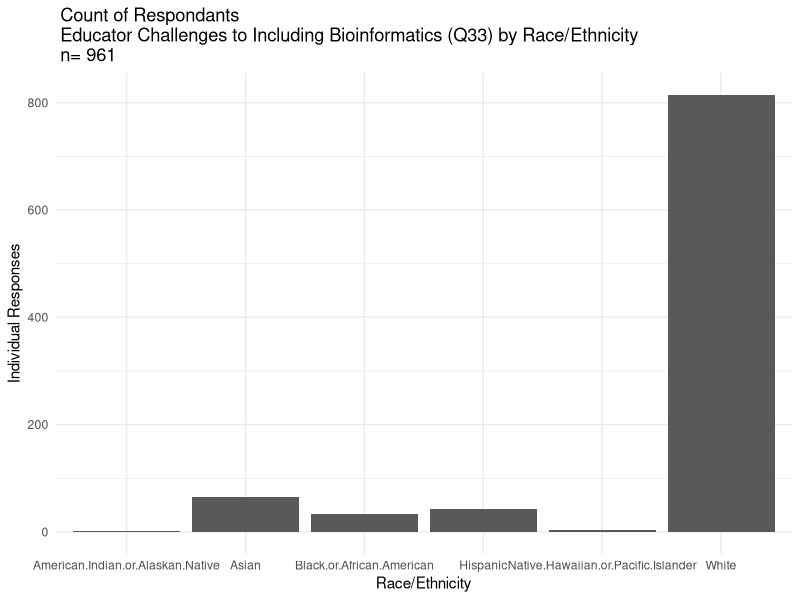

This chart was generated by the following R code: (Note: this script raises an error after producing the figure.)
# load required libraries
require(ggplot2)
require(tidyverse)
require(reshape2)
require(pwr)
require(gplots)
require(corrplot)

############ LOAD THE PREPARED SURVEY DATA ###########################################
#read in cleaned dataframe "decoded_df_w_ethnicity.csv"
master.df <- read_csv("../../data_cleaning_scripts/05_adjust_ethnicities/output/decoded_df_w_ethnicity.csv")

############# MANUAL!!!! SET 1st SET OF MANUAL VARIABLES  #############################

# set the variable (Question) that will be analyzed: "COLUMN_NAME"
category.column.name <- "tracked_ethnicities"

# set a 'nice' (e.g. human readable) name to describe this category: "Category (Q#)"
category.column.name.nice <- "Race/Ethnicity"

# set a 'safe name' for naming variables: "Q#_category_category"
category.column.name.safe <- "race_ethnicity"

# set a 'short' for naming filename variables: "Q#_category"
category.column.name.short <- "Q15_ethnicity"

#set a nice name in upper and lower case that describes the category kinds 
#(e.g. gender, institution type): ""

category.nice.name.caps <- "Race and Ethnicity"
category.nice.name.lower <- "race and ethnicity"
############# GET CATEGORIES TO ANALYZE  ##############################################
#All questions are analyzed by a stratafying category (e.g. gender)

#subset the category column
category.column.subset <-  master.df[[category.column.name]]
#Get the levels (possible answers) within that catagories
category.levels <- levels(as.factor(category.column.subset))

############# MANUAL!!!! SET 2nd SET OF MANUAL VARIABLES  #############################

#Set levels to retain ( excluding for example responses such as 'Don't Know or 'NA')
# select the range of values within catagory.levels to use (e.g. category.levels[1:4])
category.levels <- category.levels[1:6]

#######################################################################################

# Reset the category subset
category.column.subset <-  master.df[[category.column.name]]



############ TEMPLATE VARIABLES    ############################
# These variables should not change and are specific to a template that analyzes a particular question
# Q38 Variables

#Names
# variable (Question) that will be analyzed ("COLUMN_NAME)
question.column.name <- "Q33_In.your.opinion..what.do.you.think.are.the.most.important.challenges.currently.facing.those.educa..."
# subsetting variable for this column (e.g master.df$COLUMN_NAME)
question.column.name.nice <- "Educator Challenges to Including Bioinformatics (Q33)"
# 'nice name' to describe this question
question.column.name.safe <- "Q33_educator_challenges"
# 'short name' to describe this question
question.column.name.short <- "Q33_edu_challenges"
# 'safe name' for naming variables
question.column.subset <- master.df[[question.column.name]]


########## Cleaning Steps ###################################################

#remove respondants not in US/Puerto Rico
remove.non.us.repondants <- function(df){
  countries <- c("United States","Puerto Rico")
  df <- df%>%
    filter(Country_Country %in% countries )
  return(df)
}

master.df.us.only <- remove.non.us.repondants(master.df)

# We will only analyze data that match the category.levels you have selected
# assuming you removed NA's or 'Don't knows, we will only analyze data for 
# respondants for which we have a response to the stratfying category

remove.non.relavant.repondants <- function(df){
  responses <- c("United States","Puerto Rico")
  df <- df%>%
    filter_(lazyeval::interp(quote(x %in% y), x=as.name(category.column.name), y=category.levels))
  return(df)
}

relavant.respondants.df <- remove.non.relavant.repondants(master.df.us.only)

#RESET SUBSET VALUES
category.column.subset <- relavant.respondants.df[[category.column.name]]
question.column.subset <- relavant.respondants.df[[question.column.name]]


############# column selection #################################################


category.raw.scored.columns <- c("Q33_Faculty...No.Expertise.Training", 
                                 "Q33_Facutly...Time",
                                 "Q33_Faculty...Differences.of.opinion", 
                                 "Q33_Faculty...Content.Development", 
                                 "Q33_Faculty...Not.enough.Faculty", 
                                 "Q33_Facilities...Computer.Labs.limited.or.not.available", 
                                 "Q33_Facilities...Computers.are.too.old..inadequate",
                                 "Q33_Resources...Acces.to.Approp..Software", 
                                 "Q33_Resources...Funding..general.",
                                 "Q33_Resources...Funding..software.License.fees.", 
                                 "Q33_Student.Issues...Lack.Approp.Background.Knowledge.Skills", 
                                 "Q33_Student.Issues...No.interest.in.Bioinf", 
                                 "Q33_Student.issues...Intimidated.by.topic", 
                                 "Q33_Student.Isses...Multitude.of.varying.student.backgrounds", 
                                 "Q33_Student.Issues...Lack.Basic.Computing.Knowledge", 
                                 "Q33_Student.Issues...Career.prospects", 
                                 "Q33_Curric.Issues...Lack.of.integration.of.maerial", 
                                 "Q33_Curric.Isues...To.much.conent.in.Life.Sci.curric", 
                                 "Q33_Curric.Issues...How.quickly.the.material.tech.changes",
                                 "Q33_Curriculum...Access.to.developed.Bioinf.Lesson.Plans.Bioinf.Curric", 
                                 "Q33_Curric.Issues...Making.Comp.Sci.courses.consistently.relevant", 
                                 "Q33_Curric.Issues...To.much.curric.influence.from.Professional.schools", 
                                 "Q33_Inst.Dept.Support...Inter.Departmental.Cooperation", 
                                 "Q33_Inst.Dept.Support...No.IT.support", 
                                 category.column.name)

category.raw.scored.df <- relavant.respondants.df%>%
  select(one_of(category.raw.scored.columns))

# Create a set of nice names for these columns

category.raw.scored.columns.nice.names <- c("Faculty Issues: Expertise/training", 
                                            "Faculty Issues: Time",
                                            "Faculty Issues: Differences of opinion",
                                            "Faculty Issues: Content development",
                                            "Faculty Issues: Too few faculty",
                                            "Faculities Issues: Access to computer labs",
                                            "Faculities Issues: Inadaquate computers",
                                            "Resource Issues: Access to software",
                                            "Resource Issues: Funding",
                                            "Resource Issues: Software/license fees",
                                            "Student Issues: Lack of background skills/knowledge",
                                            "Student Issues: Lack of interest",
                                            "Student Issues: Intimidated by topic",
                                            "Student Issues: Varying student backrounds",
                                            "Student Issues: Lack of basic computing skills",
                                            "Student Issues: Career prospects",
                                            "Curriculum Issues: Lack of integration", 
                                            "Curriculum Issues: Too much content", 
                                            "Curriculum Issues: Quickly changing technologies", 
                                            "Curriculum Issues: Access to bioinformatics lesson plans/curriculum", 
                                            "Curriculum Issues: Difficulty establishing relevance", 
                                            "Curriculum Issues: Influence from professional schools",
                                            "Institutional Issues: Lack of inter-departmental cooperation",
                                            "Institutional Issues: Lack of IT support")
                                            
# Select the reduced columns (columns where coded responses have been summarized into
# binary values (1 = at least one faculty issue reported , 0 = no faculty issues reported


category.reduced.columns <- c("q33_Curriculum_issues_reduced",
         					  "q33_Faculty_issues_reduced",
         					  "q33_Facility_issues_reduced",
         				   	  "q33_Resources_issues_reduced",
         				      "q33_Student_issues_reduced",
         				      "q33_Institutional_issues_reduced",
                              category.column.name)

category.reduced.df<- relavant.respondants.df%>%
  select(one_of(category.reduced.columns))

# create a set of nice names

category.reduced.columns.nice.names <- c("Curriculum Issues",
                                        "Faculty Issues", 
                                        "Facility Issues", 
                                        "Resources Issues",
                                        "Student Issues", 
                                        "Institutional Issues")




######### CREATE DIRECTORIES #########################################################

#Create directory for table outputs

table.dir.path <- paste("./analysis_of",
                        question.column.name.safe, 
                        "by",
                        category.column.name.safe,
                        "/output_tables/",
                        sep = "_"
)
plot.dir.path <- paste("./analysis_of",
                       question.column.name.safe, 
                       "by",
                       category.column.name.safe,
                       "/output_plots/",
                       sep = "_"
)

#Create folders and start a ReadMe for this analysis
dir.create(table.dir.path, recursive = TRUE)
dir.create(plot.dir.path, recursive = TRUE)



############ MANUAL!!!!  CREATE A SET OF NICE NAMES FOR PLOTTING #######################
# Create a dataframe of your selected catagories and assign them easy-to-interprit names

#Nice names data frame - create a datframe of nice names for your categories, you must
#complete the df for all of the categories
#example:
#category.df <- data.frame ("Associates"= category.levels[1], 
#                           "Baccalaureate" = category.levels[2] , 
#                           "Masters" = category.levels[3] , 
#                           "Doctoral" = category.levels[4], 
#                           stringsAsFactors = FALSE)


category.df <- data.frame ("American Indian or Alaskan Native"= category.levels[1],
                           "Asian" = category.levels[2], 
                           "Black or African American" = category.levels[3], 
                           "Hispanic" = category.levels[4],
                           "Native Hawaiian or Pacific Islander"= category.levels[5], 
                           "White" = category.levels[6],
                           stringsAsFactors = FALSE)

######### DATA FRAME FORMATTING AND CLEANING STEPS  ###################################

#Create and format nice name dataframe
nice.names.df <- data.frame(t(category.df))
nice.names.df$rownames <- rownames(nice.names.df)
rownames(nice.names.df) <- nice.names.df$t.category.df.
nice.names.df$rownames <- as.character(nice.names.df$rownames)
nice.category.names <- nice.names.df$rownames

# The first row of category.df contains the original value of the category level, rename row
rownames(category.df)[1] <- "category_key"

#Create a blank row that will will come in handy later for storing other values
category.df.blank <- category.df
category.df.blank[2,] <- NA

########## ANALYSIS FUNCTIONS ########################################################
# The remainder of this script should not change based on the question or category

### count responses
# Determine how many respondents identifed in the accepted stratafying categories 
# (e.g. how many identifed as male or female)


num.cat.respondants <- function(df,
                                category.df.blank, 
                                category.column.subset,
                                table.dir.path,
                                question.column.name.safe){

  # Craate a df to hold the response counts
  response.counts.by.category <- category.df.blank
  rownames(response.counts.by.category)[2] <- "response_count"
  
  #use dplyr filter to find all rows in the matser df that match your chosen category levels
  # which in our df are the row 1 category keys. 
  
  for (category in colnames(response.counts.by.category)) {
    response.counts.by.category["response_count",category] <- df%>%
      # filter pipe below will return counts for all respondants that match the category
      filter(category.column.subset == response.counts.by.category["category_key",category])%>%
      count()
  }
  
  response.counts.by.category.filename <- paste(table.dir.path,
                                                "count_of_responses_to_", 
                                                question.column.name.short, 
                                                ".csv", 
                                                sep = "")
  write.csv(response.counts.by.category, file = response.counts.by.category.filename)
  
  # 2. Calculate "overall n" for the stratifying category - these are the number of respondants 
  # who answered to your chosen category, and who will be analyzed 
  
  n.respondants <- sum(as.numeric(response.counts.by.category["response_count",]))
  
  return(list(n.respondants = n.respondants,
              response.counts.by.category = response.counts.by.category))
}


# calculate number of respondants who identified within a stratfying category and write to file
n.respondants.object <- num.cat.respondants(category.raw.scored.df,
                                      category.df.blank, 
                                      category.column.subset,
                                      table.dir.path,
                                      question.column.name.safe)

n.respondants <- as.numeric(n.respondants.object[1])
response.counts.by.category <-as.data.frame(n.respondants.object[2])


##### PLOTTING SUMMMARY STATISTICS FUNCTION ############


plot.summary.statistics <- function(df,
                                    nice.names.df,
                                    category.column.name.nice,
                                    question.column.name.nice,
                                    question.column.name.safe,
                                    category.column.name.safe){
  # reshape the data for plotting and convert value to numeric types
  summary.response.df <- response.counts.by.category["response_count",]
  summary.response.df <- melt(as.matrix(summary.response.df))
  summary.response.df[,"value"] <- as.numeric(as.character(summary.response.df$value))
  
  # ggplot barplot 
  categories <- nice.category.names 
  summary.response.df%>%
  ggplot()+
    aes(x=Var2, y=value)+
    geom_bar(stat="identity", 
             position = "dodge")+
    ylab("Individual Responses")+
    xlab(category.column.name.nice)+
    scale_x_discrete(labels = categories )+
    ggtitle(paste(" Count of Respondants\n",
                  question.column.name.nice,
                  "by",
                  category.column.name.nice, 
                  "\n n=",
                  n.respondants))+
    theme_minimal()
                             
  
  summary.response.plotname <- paste("count_of_respondants",
                                     question.column.name.short,
                                     "by",
                                     category.column.name.short,
                                     ".png",
                                     sep = "_")
  
  ggsave(paste(plot.dir.path, summary.response.plotname, sep= ""), 
         width = 13.8, 
         height = 8.81, 
         units = "in")
  
}

#generate the summary statistic plot
plot.summary.statistics(response.counts.by.category,
                        nice.names.df,
                        category.column.name.nice,
                        question.column.name.nice,
                        question.column.name.safe,
                        category.column.name.safe)







######### RAW SCORE ANALYSIS #############################################################################

#Generate summary stats for raw scored sub-categories

raw.score.analysis <- function(df,
                               category.levels,
                               file.name.switch = 0, 
                               column.nice.names.f
                               ){
  #prepare a blank dataframe
  raw.scored.analysis.df <- df
  
  
  #generate the correct index numbers for the dataframe to analyze (not counting last column)
  raw.scored.analysis.index <- length(df) - 1
  
  #generate sums for each scored category by stratficiation category
  
  for (category in category.levels){
    for (score.category in colnames(df)[1:raw.scored.analysis.index] ){
      raw.scored.analysis.df[category,score.category] <- df %>%
        filter_(lazyeval::interp(quote(x == y), 
                                 x=as.name(category.column.name), 
                                 y=category))%>%
        select_(score.category)%>%
        mutate_if(is.character,as.numeric)%>%
        colSums()%>%
        as.numeric()
    }
  }
  
  
  #remove extraneous rows, tranpose, restore dataframeness, remove extraneous last row, add nice names
  raw.scored.analysis.df <- tail(as.matrix(raw.scored.analysis.df), length(category.levels))
  raw.scored.analysis.df <- t(raw.scored.analysis.df)
  raw.scored.analysis.df <- data.frame(raw.scored.analysis.df, stringsAsFactors = FALSE)
  raw.scored.analysis.df <- head(raw.scored.analysis.df, nrow(raw.scored.analysis.df) -1)
  colnames(raw.scored.analysis.df) <- colnames(category.df)
  rownames(raw.scored.analysis.df) <- column.nice.names.f
  
  
  #write the summary table
  
  ifelse(file.name.switch == 0, 

  raw.score.counts.by.category.filename <- paste(table.dir.path,
                                                 "tally_raw_of_", 
                                                 question.column.name.short,
                                                 "_by_",
                                                 category.column.name.short,
                                                 ".csv", 
                                                 sep = "")
  ,
  raw.score.counts.by.category.filename <- paste(table.dir.path,
                                                 "tally_reduced_of_", 
                                                 question.column.name.short,
                                                 "_by_",
                                                 category.column.name.short,
                                                 ".csv", 
                                                 sep = "")
  )
 

  
  
  
  write.csv(raw.scored.analysis.df, file = raw.score.counts.by.category.filename)
  
  
  # calculate raw score totals and preserve row names
  raw.scored.analysis.tallied.df <- raw.scored.analysis.df%>%
   mutate_if(is.character,as.numeric)%>%
    mutate("Totals_in_all_categories" = Reduce("+",.[1:(length(category.levels))]))
  rownames(raw.scored.analysis.tallied.df) <-column.nice.names.f
  raw.scored.analysis.tallied.df$Barrier <- rownames(raw.scored.analysis.tallied.df)
  
  return(raw.scored.analysis.tallied.df)

}


#tally up the number of individuals reponding in a given category of barrier
raw.scored.analysis.tallied.df <- raw.score.analysis(category.raw.scored.df, 
                                   category.levels,
                                   file.name.switch = 0, 
                                   category.raw.scored.columns.nice.names)







#plot raw score tallies
plot.tallied.scored <- function(raw.scored.analysis.tallied.df, 
                                question.column.name.nice, 
                                n.respondants , 
                                file.name.switch = 0
                                ){
  
  raw.scored.analysis.tallied.df.plot.title <- paste(" Absolute number of issues scored across all categories\n",
                                                     question.column.name.nice,
                                                     "\n",
                                                     "n=",
                                                     n.respondants
  )
  
  raw.scored.analysis.tallied.df%>%
    ggplot()+
    aes(x= reorder(Barrier,Totals_in_all_categories), y= Totals_in_all_categories)+
    #scale_x_discrete(limits = positions)+
    coord_flip()+
    ylab("number of issues scored")+
    xlab("percived barriers as scored")+
    ggtitle(raw.scored.analysis.tallied.df.plot.title)+
    geom_bar(stat = "identity")+
    theme_minimal()
  
  ifelse(file.name.switch == 0, 
         
  raw.scored.analysis.tallied.df.plot.filename <- paste("tally_of_raw_coded_barriers_all_categories",
                                                        question.column.name.short,
                                                        "by",
                                                        category.column.name.short,
                                                        ".png",
                                                        sep = "_")
  ,
  raw.scored.analysis.tallied.df.plot.filename <- paste("tally_of_reduced_coded_barriers_all_categories",
                                                        question.column.name.short,
                                                        "by",
                                                        category.column.name.short,
                                                        ".png",
                                                        sep = "_")
  )
  
  ggsave(paste(plot.dir.path,raw.scored.analysis.tallied.df.plot.filename, sep= ""), 
         width = 13.8, 
         height = 8.81, 
         units = "in")
}

#plot number of respondants by barriers (all categories)
plot.tallied.scored(raw.scored.analysis.tallied.df, 
                    question.column.name.nice, 
                    file.name.switch = 0,
                    n.respondants)

########### Calculate indiviual proportion of users reporting idenifying with a barrier

proportional.responses <- function(df,
                                   category.levels, 
                                   response.counts.by.category, 
                                   table.dir.path,
                                   question.column.name.safe,
                                   category.column.name.safe
                                   ){
  
  #crate new df from raw.scored.analysis.df and change column names to category key names (safe)
  raw.scored.analysis.df <- df[,1:(length(category.levels))]
  raw.scored.analysis.wkey.df <- raw.scored.analysis.df
  colnames(raw.scored.analysis.wkey.df) <- category.levels
  
  #melt and transpose and make "value" column numeric, preserving column name
  raw.scored.analysis.wkey.df <- t(raw.scored.analysis.wkey.df)
  raw.scored.analysis.wkey.df <- melt(as.matrix(raw.scored.analysis.wkey.df))
  raw.scored.analysis.wkey.df$value <- as.numeric(as.character(raw.scored.analysis.wkey.df$value))
  
  
  #Caculate percentages of responses in barrier category attribitable to stratification category
  # add summed_score column with this value
  responses.summed.by.barriers <- raw.scored.analysis.wkey.df %>%
    group_by(Var2)%>%
    mutate(summed_score = sum(as.numeric(as.character(value))))%>%
    mutate(percentage = (value / summed_score) * 100) 
  
  #add proportion calculation to barriers table where porpotion is out of total respondants
  # in a category. e.g. if 100 answered 'Associates' to Q21 but 50 left a + comment in Q38
  # then 50% of respondants at an Associates institution encountered a barrier
  
  #modify response.counts.by.category df for this analysis
  response.counts.df <- data.frame(response.counts.by.category["response_count",], stringsAsFactors = FALSE)
  colnames(response.counts.df) <- response.counts.by.category["category_key",]
  
  #create response column as factor
  responses.summed.by.barriers$responses <- responses.summed.by.barriers$Var1
  responses.summed.by.barriers$responses <- as.character(responses.summed.by.barriers$responses)
  # replace responses with the number of responses in that category
  for (category in category.levels) {
    responses.summed.by.barriers$responses[responses.summed.by.barriers$responses == category] <- response.counts.df[,category]
    
  }
  responses.summed.by.barriers$responses <- as.numeric(as.character(responses.summed.by.barriers$responses))
  # calculate the proportional response
  proportional.responses.summed.by.barriers<- responses.summed.by.barriers %>%
    mutate(proportion = value/responses)
  
  #Add nice names to dataframe
  
  proportional.responses.summed.by.barriers <- proportional.responses.summed.by.barriers%>%
    mutate(nice_names = Var1)
  proportional.responses.summed.by.barriers$nice_names <- as.character(proportional.responses.summed.by.barriers$nice_names)
  # replace responses with the number of responses in that category
  for (category in category.levels) {
    proportional.responses.summed.by.barriers$nice_names[proportional.responses.summed.by.barriers$nice_names == category] <- nice.names.df[category, "rownames"]
    
  }
  

  proportional.responses.summed.by.barriers.filename <- paste(table.dir.path,
                                                              "tally_of_raw_score_of_", 
                                                              question.column.name.short,
                                                              "_by_",
                                                              category.column.name.short,
                                                              "_proportions",
                                                              ".csv", 
                                                              sep = "")
  write.csv(proportional.responses.summed.by.barriers, 
            file = proportional.responses.summed.by.barriers.filename)

  return(proportional.responses.summed.by.barriers)
  
}

proportional.responses.summed.by.barriers <- proportional.responses(raw.scored.analysis.tallied.df,
                                                                    category.levels, 
                                                                    response.counts.by.category, 
                                                                    table.dir.path,
                                                                    question.column.name.safe,
                                                                    category.column.name.safe)

############# Return top5 barriers ##############################################################

top5.barriers.by.proportion <- function(df){
  top.rows <- proportional.responses.summed.by.barriers%>%
    arrange(desc(summed_score))%>%
    distinct(Var2)%>%
    head(n=5)
  
  top.rows <- top.rows$Var2
  
  proportional.responses.summed.by.barriers.top5 <- proportional.responses.summed.by.barriers%>%
    filter(Var2 %in% top.rows)
  
  return(proportional.responses.summed.by.barriers.top5)
  
}

proportional.responses.summed.by.barriers.top5 <- top5.barriers.by.proportion(proportional.responses.summed.by.barriers)

############# Plot top5 barriers ##############################################################

plot.of.top5.barriers <- function(df,
                                  question.column.name.nice,
                                  category.nice.name.lower,
                                  n.respondants,
                                  category.nice.name.caps,
                                  question.column.name.safe,
                                  category.column.name.safe
                                  ){
  
  #setup ordering of plot
  proportional.responses.summed.by.barriers.top5.plot <- df
  proportional.responses.summed.by.barriers.top5.plot$Var2 <- 
    factor(proportional.responses.summed.by.barriers.top5.plot$Var2, levels = 
             proportional.responses.summed.by.barriers.top5.plot$Var2[order(desc(proportional.responses.summed.by.barriers.top5.plot$summed_score))])
  
  proportional.responses.summed.by.barriers.top5.plot$nice_names <- 
    factor(proportional.responses.summed.by.barriers.top5.plot$nice_names, levels = 
             colnames(category.df))
  
  #plot
  proportional.responses.summed.by.barriers.top5.plot%>%
    ggplot()+
    aes(x=Var2, y=proportion, fill=nice_names)+
    geom_bar(stat = "identity", position = "dodge")+
    labs(x = question.column.name.nice, 
         y = "proportion of respondants", 
         title = "Top 5 Most Commonly Reported Barriers to Including Bioinformatics in Existing Courses",
         subtitle = paste("Shown as proportion of users within each",
                          category.nice.name.lower,
                          "n=",n.respondants ))+
    theme_minimal()+
    theme(axis.text.x=element_text(angle=-20, hjust = 0, vjust = 1))+
    scale_fill_discrete(name= category.nice.name.caps)
  
  proportional.responses.summed.by.barriers.top5.plot.filename <- paste("top_5_reported_barriers_proprotional_by_cat",
                                                                        question.column.name.short,
                                                                        "by",
                                                                        category.column.name.short,
                                                                        ".png",
                                                                        sep = "_")
  
  ggsave(paste(plot.dir.path,proportional.responses.summed.by.barriers.top5.plot.filename, sep= ""), 
         width = 13.8, 
         height = 8.81, 
         units = "in")
}
plot.of.top5.barriers(proportional.responses.summed.by.barriers.top5,
                      question.column.name.nice,
                      category.nice.name.lower,
                      n.respondants,
                      category.nice.name.caps,
                      question.column.name.safe,
                      category.column.name.safe)

########### Create new columns for proportion tests

proportion_table <- proportional.responses.summed.by.barriers%>%
  mutate(positive_scored_response = value)%>%
  mutate(null_scored_response = responses - value)


############ Signifigantly Different Barriers Across Categories  #########################################

sig.diff.chi.analysis <- function(df){
  # calculate chi-values (by proportion test) on each category and return signifigantly different barriers
  proportional.responses.summed.by.barriers.grouped <- group_by(df, Var2)
  proportional.responses.summed.by.barriers.grouped.prop <- proportional.responses.summed.by.barriers.grouped%>%
    do(prop_test_chi_pvalue = prop.test(.$positive_scored_response,.$responses)$p.value)
  
  proportional.sig.responses.summed.by.barriers.filename <- paste(table.dir.path,
                                                                  "sig_diff_", 
                                                                  question.column.name.short,
                                                                  "_barriers_by_",
                                                                  category.column.name.short,
                                                                  "_prop_test",
                                                                  ".csv", 
                                                                  sep = "")
  write.csv(as.matrix(proportional.responses.summed.by.barriers.grouped.prop), file = proportional.sig.responses.summed.by.barriers.filename)
  
  return(proportional.responses.summed.by.barriers.grouped.prop)
}

#calculate chi values
# remove NaN Values
proportion_table_non_zero <- proportion_table%>%
  filter(summed_score != 0)

# for valid chi tests, remove scored categories where any scored category has less than 5 respondants
proportion_table_minimal_scoring <- proportion_table_non_zero%>%
  group_by(Var2)%>%
  filter(all(value >= 5))
  

#execute function to test for signifigance
proportional.sig.responses.summed.by.barriers <- sig.diff.chi.analysis(proportion_table_minimal_scoring)


# Add signifigance to proportion table

proportion_table_summary <- proportion_table_minimal_scoring%>%
  group_by(Var2)%>%
  left_join(., proportional.sig.responses.summed.by.barriers)

#coerce proportion test values into numeric forms
proportion_table_summary$prop_test_chi_pvalue <- as.numeric(proportion_table_summary$prop_test_chi_pvalue)



######Caclualte Margins of Error ####################################################################
# Interval estimate of population proportion at 95% confidence interval

proportion_table_summary <- proportion_table_summary%>%
  mutate(proportion_error = as.numeric(sqrt((proportion * (1 - proportion)/responses))*qnorm(.975)))%>%
  mutate(ymax = proportion + (proportion * proportion_error))%>%
  mutate(ymin = proportion - (proportion * proportion_error))

#CREATE FRAME FOR SAVING
proportion_table_summary.filename <- paste(table.dir.path,
                                           "sum_table_",
                                           question.column.name.short,
                                           "_by_",
                                           category.column.name.short,
                                           ".csv",
                                           sep = "")
write_csv(proportion_table_summary,path =  proportion_table_summary.filename)

######### POWER ANALYSIS #############################################################################
# Calculate possible effect size given 80% power for a chi.test statistic 

effect.size <- round(pwr.chisq.test(w = NULL, 
                                 N = n.respondants, 
                                 df = (length(category.levels) - 1), 
                                 sig.level = 0.05, 
                                 power = 0.8)$w, digits = 3)


effect_statement <- if(effect.size <= .1){
  paste("Question effect size at 80% power is ",effect.size, ", sufficent for detecting small effects [.1]", sep= "")
}else if (effect.size > .1 | effect.size <= .5){
  paste("Question effect size at 80% power is ",effect.size, ", sufficent for detecting medium effects [.3]", sep= "")
}else if (effect.size >= .5){
  paste("Question effect size at 80% power is ",effect.size, ", sufficent for detecting large effects [.5]", sep="" )
}

############ Plot signifigantly different barriers ####################################


plot.sig.barriers <- function(df, 
                              category.df,
                              category.levels,
                              category.nice.name.caps,
                              category.nice.name.lower,
                              n.respondants,
                              question.column.name.safe,
                              category.column.name.safe){
  
  #signifigant barriers
  sig.barriers <- df%>%
    filter(prop_test_chi_pvalue <= 0.05)
  sigs <- as.character(sig.barriers$Var2)
  sigs <- c(sigs)
  
  #plot signifigant barriers
  
  #reformat Var2 names as chr
  df$Var2 <- as.character(df$Var2)
  
  proportional.sig.responses.summed.by.barriers.plot <-df%>%
    filter(Var2 %in% sigs)
  
  #setup plot ordering
  
  proportional.sig.responses.summed.by.barriers.plot <- proportional.sig.responses.summed.by.barriers.plot
  proportional.sig.responses.summed.by.barriers.plot$Var2 <- 
    factor(proportional.sig.responses.summed.by.barriers.plot$Var2, levels = 
             proportional.sig.responses.summed.by.barriers.plot$Var2[order(desc(proportional.sig.responses.summed.by.barriers.plot$summed_score))])
  
  proportional.sig.responses.summed.by.barriers.plot$nice_names <- 
    factor(proportional.sig.responses.summed.by.barriers.plot$nice_names, levels = 
             colnames(category.df))
  
  
  #plot
  
  # create legend lables that show the value of n for a stratfying category
  legend.labels <- df%>%
    ungroup()%>%
    select(nice_names, responses)%>%
    head(., n = length(category.levels))%>%
    mutate(legend = paste(nice_names, " (","n=", responses,")", sep = ""))
  
  # create labels that show how many positive (coded) responses
  x.labels <- proportional.sig.responses.summed.by.barriers.plot%>%
    arrange(desc(summed_score))%>%
    select(Var2, summed_score)%>%
    distinct(Var2, .keep_all = TRUE)%>%
    mutate(x.labels = paste(Var2, " \n(", "N(cr+)=", summed_score, ")", sep = ""))
  
  # get values of error bars
  
  error.limits <- aes(ymax = proportional.sig.responses.summed.by.barriers.plot$ymax, ymin = proportional.sig.responses.summed.by.barriers.plot$ymin)
  error.dodge <- position_dodge(width=0.9)
  
  proportional.sig.responses.summed.by.barriers.plot%>%
    ggplot()+
    aes(x=Var2, y=proportion, fill=nice_names)+
    geom_bar(stat = "identity", position = "dodge")+
    labs(x = question.column.name.nice,
         y = "proportion of respondants", 
         title = paste("Barriers Differing Signifigantly by", category.nice.name.caps),
         subtitle = paste("Shown as proportion of users within each",
                          category.nice.name.lower,
                          "n=",n.respondants, "\n", effect_statement, sep = "" ))+
    theme_minimal()+
    theme(axis.text.x=element_text(angle=-20, hjust = 0, vjust = 1))+
    scale_fill_discrete(name= category.nice.name.caps, labels = legend.labels$legend)+
    scale_x_discrete(labels = x.labels$x.labels)+
    geom_errorbar(error.limits, position = error.dodge, width = .2)
    
  
  
  
  proportional.sig.responses.summed.by.barriers.plot.filename <- paste("barriers_differing_signifigantly_by_category_proprotional_by_category",
                                                                       question.column.name.short,
                                                                       "by",
                                                                       category.column.name.short,
                                                                       ".png",
                                                                       sep = "_")
  
  ggsave(paste(plot.dir.path,proportional.sig.responses.summed.by.barriers.plot.filename, sep= ""), 
         width = 13.8, 
         height = 8.81, 
         units = "in")
  
  
}


# plot signifigantly different responses
plot.sig.barriers(proportion_table_summary, 
                  category.df,
                  category.levels,
                  category.nice.name.caps,
                  category.nice.name.lower,
                  n.respondants,
                  question.column.name.safe,
                  category.column.name.safe)

pdf(NULL)
############## Analysis of Reduced Categories ##################################



# baloon plot of percentages of faculty reporting barrier by stratafying category


#get tallies for reduced columns
reduced.tally.df <- raw.score.analysis(category.reduced.df,
                                       category.levels,
                                       file.name.switch = 1,
                                       category.reduced.columns.nice.names)

# Select relavant columns and ensure values are numeric
reduced.tally.df <- as.matrix(reduced.tally.df[,1:(length(reduced.tally.df)-2)])



#convert reponse numbers to percentages

#get denominators (number of responses for each stratafying category)
responses.n.for.all.categories <- proportional.responses.summed.by.barriers%>%
  ungroup()%>%
  select(responses, nice_names)%>%
  head(.,n=length(category.levels))%>%
  t()
colnames(responses.n.for.all.categories) <- responses.n.for.all.categories["nice_names",]
responses.n.for.all.categories <- head(responses.n.for.all.categories, n=1)
responses.n.for.all.categories[1,] <- as.numeric(responses.n.for.all.categories[1,])


#convert tally of reduced columns to percentages
for(categories in colnames(reduced.tally.df)){
  denom <- as.numeric(responses.n.for.all.categories[,categories])
  reduced.tally.df[,categories] <- round(((reduced.tally.df[,categories] / denom)*100), digits = 1)
}


#generate baloon plot

reduced.baloonplot.filename <- paste("reduced_baloonplot",
                                     question.column.name.short,
                                     "by",
                                     category.column.name.short,
                                     ".png",
                                     sep = "_")

png(filename = paste(plot.dir.path,reduced.baloonplot.filename, sep= ""),
    width = 13.8, 
    height = 8.81, 
    units = "in", 
    res = 600)

balloonplot(as.table(reduced.tally.df),
            main = paste("Percentages of Faculty Reporting", question.column.name.nice, "by", category.nice.name.caps, 
                         "\n area proprotional to percentage", sep = " "),
            show.margins = FALSE, 
            show.zeros = FALSE, 
            xlab = "Barriers", 
            ylab = category.nice.name.caps,
            text.size = 0.7
            )
dev.off()

# Barplot



#transpose and restore dataframeness

reduced.tally.df.t <- t(reduced.tally.df)
reduced.tally.df.t <- data.frame(reduced.tally.df.t)

# Restore nice names
colnames(reduced.tally.df.t) <- category.reduced.columns.nice.names

#melt as matrix for plotting
reduced.tally.df.m <- melt(as.matrix(reduced.tally.df.t))


#create plot
reduced.tally.df.m%>%
  ggplot()+
  aes(x= Var1, y = value, fill = Var2)+
  geom_bar(stat="identity", position = "dodge")+
  labs(x = category.column.name.nice,
     y = "percentage of respondants", 
     title = paste("Percentages of Faculty Responding within Reduced Barrier Categories"),
     subtitle = paste("Shown as proportion of users within each",
                      category.nice.name.lower,
                      "n=",n.respondants ))+
  theme_minimal()+
  scale_fill_discrete(name= "Reduced Barrier Categories")

reduced.summary.persentage.filename <- paste("reduced_category_barplot",
                              question.column.name.short,
                              "by",
                              category.column.name.short,
                              ".png",
                              sep = "_")


ggsave(paste(plot.dir.path,reduced.summary.persentage.filename, sep= ""), 
       width = 13.8, 
       height = 8.81, 
       units = "in")

# Correlation plot
correlation.plot.filename <- paste("reduced_category_correlation",
                                             question.column.name.short,
                                             "by",
                                             category.column.name.short,
                                             ".png",
                                             sep = "_")

png(filename = paste(plot.dir.path,correlation.plot.filename, sep= ""),
    width = 14, 
    height = 14, 
    units = "in", 
    res = 600)

reduced.tally.df.correlated <- cor(reduced.tally.df.t)
corrplot(reduced.tally.df.correlated, 
         order = "hclust", 
         tl.srt=45)
dev.off()
